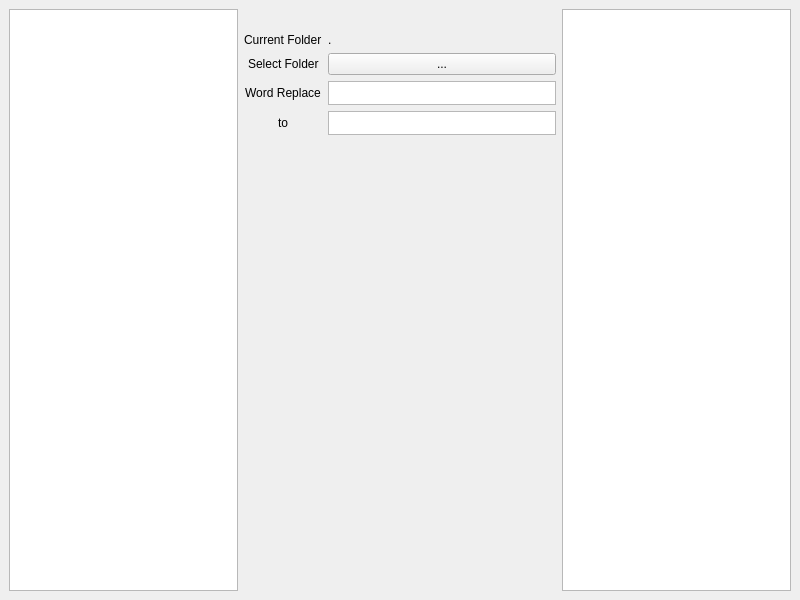
<?xml version="1.0" encoding="UTF-8"?>
<ui version="4.0">
 <class>MainWindow</class>
 <widget class="QMainWindow" name="MainWindow">
  <property name="geometry">
   <rect>
    <x>0</x>
    <y>0</y>
    <width>800</width>
    <height>600</height>
   </rect>
  </property>
  <property name="windowTitle">
   <string>MainWindow</string>
  </property>
  <widget class="QWidget" name="centralwidget">
   <layout class="QHBoxLayout" name="horizontalLayout">
    <item>
     <layout class="QHBoxLayout" name="layout_directory">
      <item>
       <widget class="QListView" name="lv_directory">
        <property name="editTriggers">
         <set>QAbstractItemView::NoEditTriggers</set>
        </property>
       </widget>
      </item>
     </layout>
    </item>
    <item>
     <layout class="QFormLayout" name="formLayout">
      <property name="sizeConstraint">
       <enum>QLayout::SetDefaultConstraint</enum>
      </property>
      <property name="fieldGrowthPolicy">
       <enum>QFormLayout::AllNonFixedFieldsGrow</enum>
      </property>
      <property name="rowWrapPolicy">
       <enum>QFormLayout::DontWrapRows</enum>
      </property>
      <property name="labelAlignment">
       <set>Qt::AlignCenter</set>
      </property>
      <property name="formAlignment">
       <set>Qt::AlignLeading|Qt::AlignLeft|Qt::AlignTop</set>
      </property>
      <property name="topMargin">
       <number>24</number>
      </property>
      <item row="1" column="0">
       <widget class="QLabel" name="label">
        <property name="sizePolicy">
         <sizepolicy hsizetype="Expanding" vsizetype="Preferred">
          <horstretch>0</horstretch>
          <verstretch>0</verstretch>
         </sizepolicy>
        </property>
        <property name="text">
         <string>Select Folder</string>
        </property>
       </widget>
      </item>
      <item row="1" column="1">
       <widget class="QPushButton" name="btn_folder">
        <property name="text">
         <string>...</string>
        </property>
       </widget>
      </item>
      <item row="2" column="0">
       <widget class="QLabel" name="label_2">
        <property name="sizePolicy">
         <sizepolicy hsizetype="Expanding" vsizetype="Preferred">
          <horstretch>0</horstretch>
          <verstretch>0</verstretch>
         </sizepolicy>
        </property>
        <property name="text">
         <string>Word Replace</string>
        </property>
        <property name="alignment">
         <set>Qt::AlignCenter</set>
        </property>
       </widget>
      </item>
      <item row="2" column="1">
       <widget class="QPlainTextEdit" name="tbx_replace_target">
        <property name="sizePolicy">
         <sizepolicy hsizetype="Preferred" vsizetype="Preferred">
          <horstretch>0</horstretch>
          <verstretch>0</verstretch>
         </sizepolicy>
        </property>
        <property name="minimumSize">
         <size>
          <width>0</width>
          <height>16</height>
         </size>
        </property>
        <property name="maximumSize">
         <size>
          <width>16777215</width>
          <height>24</height>
         </size>
        </property>
        <property name="inputMethodHints">
         <set>Qt::ImhNone</set>
        </property>
        <property name="verticalScrollBarPolicy">
         <enum>Qt::ScrollBarAlwaysOff</enum>
        </property>
       </widget>
      </item>
      <item row="0" column="0">
       <widget class="QLabel" name="label_3">
        <property name="text">
         <string>Current Folder</string>
        </property>
       </widget>
      </item>
      <item row="0" column="1">
       <widget class="QLabel" name="lbl_currentdir">
        <property name="text">
         <string>.</string>
        </property>
       </widget>
      </item>
      <item row="3" column="0">
       <widget class="QLabel" name="label_4">
        <property name="text">
         <string>to</string>
        </property>
       </widget>
      </item>
      <item row="3" column="1">
       <widget class="QPlainTextEdit" name="tbx_replace_dest">
        <property name="sizePolicy">
         <sizepolicy hsizetype="Preferred" vsizetype="Preferred">
          <horstretch>0</horstretch>
          <verstretch>0</verstretch>
         </sizepolicy>
        </property>
        <property name="minimumSize">
         <size>
          <width>0</width>
          <height>16</height>
         </size>
        </property>
        <property name="maximumSize">
         <size>
          <width>16777215</width>
          <height>24</height>
         </size>
        </property>
        <property name="verticalScrollBarPolicy">
         <enum>Qt::ScrollBarAlwaysOff</enum>
        </property>
       </widget>
      </item>
     </layout>
    </item>
    <item>
     <layout class="QHBoxLayout" name="layout_preview">
      <item>
       <widget class="QListView" name="lv_preview"/>
      </item>
     </layout>
    </item>
   </layout>
  </widget>
 </widget>
 <resources/>
 <connections/>
</ui>
